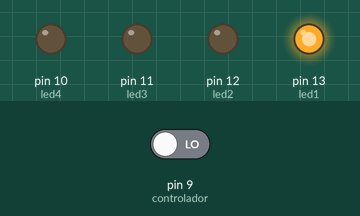
Simulated run of this sketch. Board: Arduino Uno, built with avr-gcc and run on an emulated ATmega328P. On the bench: output pins drawn as LEDs (lit = HIGH). Inputs (shaded band) come from the test bench; at power-on: pin 9 (controlador) LOW.

Above: at 0.5 s.
At 1.5 s:
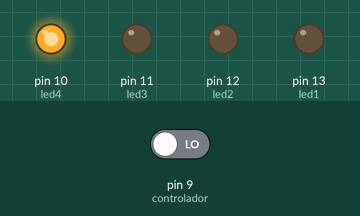
At 2.5 s:
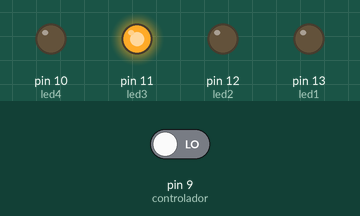
At 3.5 s:
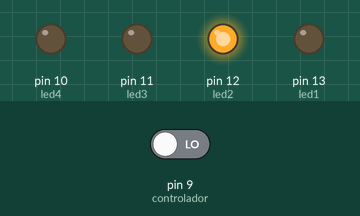
Timing chart, 0 to 5.2 s (numbered marks = the images above):
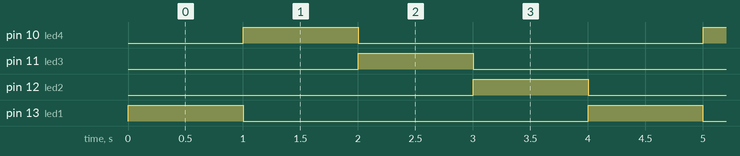

The sketch:

exerc02.ino
```cpp
int led1 = 13, led2 = 12, led3 = 11, led4 = 10, controlador = 9;
int teste = 13;
void setup() {
  // put your setup code here, to run once:
  pinMode(led1, OUTPUT);
  pinMode(led2, OUTPUT);
  pinMode(led3, OUTPUT);
  pinMode(led4, OUTPUT);

  pinMode(controlador, INPUT);
}

void loop() {
  // put your main code here, to run repeatedly:

  if(digitalRead(controlador) == HIGH)
  {
    if(teste<=13 && teste>=10)
    {
      digitalWrite(teste, HIGH);
      delay(1000);
      digitalWrite(teste, LOW);
      teste--;
    }
    else
      teste = 13;
  }
  else if (digitalRead(controlador) == LOW)
  {
    if(teste<=13 && teste>=10)
    {
      digitalWrite(teste, HIGH);
      delay(1000);
      digitalWrite(teste, LOW);
      teste++;
    }
    else
      teste = 10;
  }

}
```

Measured:
- by itself, pin 10 (led4), pin 11 (led3), pin 12 (led2), pin 13 (led1): alternates HIGH for 1.0 s and LOW for 3.0 s
- by itself, everything shown: repeats every 4.0 s, in 8 steps
